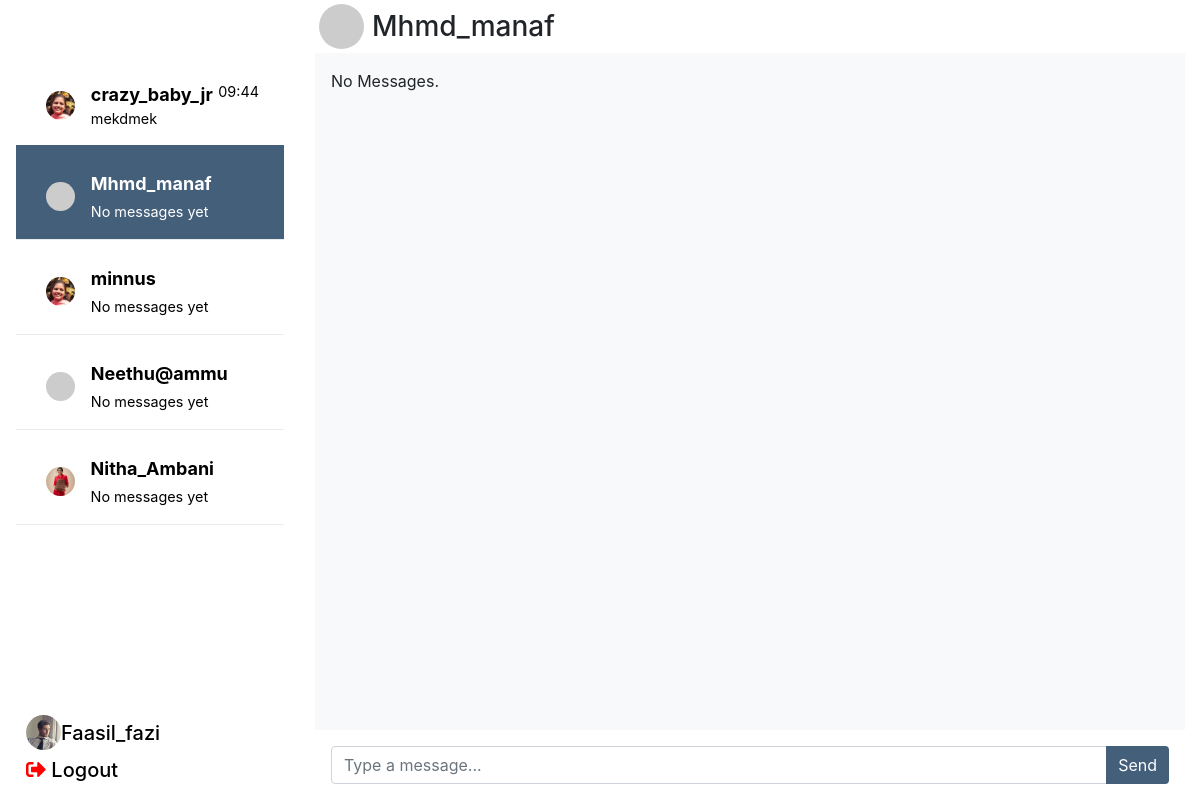
Page /chat/Mhmd_manaf/ (signed in) on the committed database.
### Web_Side/models.py (models this page shows, shortened)
class RegisterDB(models.Model):
    username = models.CharField(max_length=150, unique=True,null=False,blank=False)
    email = models.EmailField(unique=True)
    password = models.CharField(max_length=255)  # Store hashed passwords using make_password
    full_name = models.CharField(max_length=255, blank=True, null=True)
    phone = models.CharField(max_length=15, blank=True, null=True)
    date_joined = models.DateTimeField(auto_now_add=True)
    is_active = models.BooleanField(default=True)
    profile_image = models.ImageField(upload_to='profile_images/', blank=True, null=True)  # Add this
    cover_photo = models.ImageField(upload_to='cover_photos/', blank=True, null=True)
    warning_count = models.IntegerField(default=0)# Add this

class Message(models.Model):
    sender = models.ForeignKey(RegisterDB, related_name="sent_messages", on_delete=models.CASCADE)
    receiver = models.ForeignKey(RegisterDB, related_name="received_messages", on_delete=models.CASCADE)
    content = models.TextField()
    timestamp = models.DateTimeField(auto_now_add=True)
    is_read = models.BooleanField(default=False)
    class Meta:
        ordering = ['-timestamp']  # Latest messages first

### Web_Side/views.py (the view)
# urls.py: path('chat/<str:room_name>/', views.chat_room, name='chat'),
def chat_room(request, room_name):
    if 'Username' not in request.session:
        return redirect('user_login_page')  # Redirect to login if not logged in
    username = request.session.get('Username')
    current_user = RegisterDB.objects.filter(username=username).first()
    friend = RegisterDB.objects.get(username=room_name)
    if not current_user:
        return redirect('user_login_page')
    search_query = request.GET.get('search', '')
    users = RegisterDB.objects.exclude(id=current_user.id).exclude(username__isnull=True).exclude(username="")
    chats = Message.objects.filter(
        (Q(sender=current_user) & Q(receiver__username=room_name)) |
        (Q(receiver=current_user) & Q(sender__username=room_name))
    )
    if search_query:
        chats = chats.filter(Q(content__icontains=search_query))
    chats = chats.order_by('timestamp')
    user_last_messages = []
    for user in users:
        last_message = Message.objects.filter(
            (Q(sender=current_user) & Q(receiver=user)) |
            (Q(receiver=current_user) & Q(sender=user))
        ).order_by('-timestamp').first()
        user_last_messages.append({
            'user': user,
            'last_message': last_message
        })
    def get_timestamp(msg):
        if msg and msg.timestamp:
            return timezone.make_aware(msg.timestamp) if timezone.is_naive(msg.timestamp) else msg.timestamp
        return timezone.make_aware(datetime.min)
    user_last_messages.sort(
        key=lambda x: get_timestamp(x['last_message']),
        reverse=True
    )
    return render(request, 'chat.html', {
        'room_name': room_name,
        'chats': chats,
        'users': users,
        'user_last_messages': user_last_messages,
        'search_query': search_query,
        'current_user': current_user,
        'friend' : friend
    })

### Web_Side/templates/chat.html (shortened to what this page needs)
<!DOCTYPE html>
<html lang="en">
  <head>
    <link rel="stylesheet" href="https://stackpath.bootstrapcdn.com/bootstrap/4.5.2/css/bootstrap.min.css"/>
    <link rel="stylesheet" href="https://cdnjs.cloudflare.com/ajax/libs/font-awesome/5.15.1/css/all.min.css"/>
  </head>
  <body style="height: 100vh; display: flex; flex-direction: column">
    <div class="container-fluid h-100">
      <div class="row h-100">
        <div class="col-3 sidebar p-3 chats">
          <h5 class="mb-3 text-white">Chats</h5>
          <div class="contacts">
            {% for item in user_last_messages %}
            <a
              href="{% url 'chat' item.user.username %}"
              class="list-group-item list-group-item-action {% if item.user.username == room_name %} active {% endif %}"
              data-id="{{ room_name }}"
            >
              <div class="d-flex align-items-center">
             {% if item.user.profile_image %}
      <img src="{{ item.user.profile_image.url }}"
           class="profile-icon rounded-circle mr-3"
           style="width: 1.8rem; height: 1.8rem; object-fit: cover;" />
    {% else %}
      <img src="https://ui-avatars.com/api/?name={{ item.user.username|urlencode }}&size=64&background=random"
           class="profile-icon rounded-circle mr-3"
           style="width: 1.8rem; height: 1.8rem" />
    {% endif %}
                <div class="w-100">
                  <div class="d-flex justify-content-between">
                    <strong class="text-truncate">{{ item.user.username }}</strong>
                    {% if item.last_message %}
                    <small class="text-nowrap timestamp">
                      {{ item.last_message.timestamp|date:"H:i" }}</small>
                    {% endif %}
                  </div>
                  <div>
                    {% if item.last_message %}
                    <small class="d-block text-truncate last-msg" style="max-width: 90%">
                       {{ item.last_message.content|truncatewords:5 }}
                    </small>
                    {% else %}
                    <small>No messages yet</small>
                    {% endif %}
                  </div>
                </div>
              </div>
            </a>
            {% endfor %}
          </div>
          <div class="logout">
            <h5 class="text-white d-flex align-items-center">
    <img src="{{ current_user.profile_image.url }}"
         class="rounded-circle"
         style="width: 35px; height: 35px; object-fit: cover;"
         alt="Profile">
    <span class="ms-2"><a href="{% url 'profile_page' %}">{{ current_user.username }}</a></span>
</h5>
            <h5>
              <i class="fas fa-sign-out-alt" style="color: red"></i>
              <a href="{% url 'logout' %}" class="text-red">Logout</a>
            </h5>
          </div>
        </div>
        <div class="col-9 d-flex flex-column chat" data-id="{{ room_name }}">
          <div class="d-flex align-items-center p-1">
             {% if friend.profile_image %}
      <img src="{{ friend.profile_image.url }}"
           style="border-radius: 50%; height: 45px; width: 45px; object-fit: cover;" />
    {% else %}
      <img src="https://ui-avatars.com/api/?name={{ friend.username|urlencode }}&size=64&background=random"
           style="border-radius: 50%; height: 45px;" />
    {% endif %}
            <h3 class="display-5 mb-0 pl-2">{{ room_name }}</h3>
          </div>
          <div id="chatbox" class="chatbox flex-fill p-3">
            {% for message in chats %}
            <div class="chat-message {% if message.sender.username == current_user.username %} sender {% else %} receiver {% endif %}">
              <span>{{ message.content }}</span>
                <small class="text-muted d-block" style="font-size: 0.75rem;">{{ message.timestamp|date:"H:i" }}</small>
            </div>
            {% empty %}
            <p class="no-messages">No Messages.</p>
            {% endfor %}
          </div>
          <div class="chat-input p-3">
            <div class="input-group">
              <input type="text" id="my_input" class="form-control" placeholder="Type a message..." required />
              <div class="input-group-append">
                <button id="submit_button" class="btn btn-primary" type="button">Send</button>
              </div>
            </div>
          </div>
        </div>
      </div>
    </div>
  </body>
</html>

### Web_Side/templates/chat.html (style rules this page uses)
.profile-icon { color: #12151a; }
#chatbox { background-color: #f8f9fa; overflow-y: auto; height: calc(100vh - 180px); padding: 10px; }
.chat-input button { border-top-left-radius: 0; border-bottom-left-radius: 0; background: #435f7a; color: white; border: none; }
.sidebar { background-color: white; overflow-y: auto; }
.sidebar a { background: white; color: black; }
.sidebar i { color: white; }
.chats .list-group-item { border: none; border-bottom: 1px solid #e9ecef; padding: 25px 25px 15px 30px; font-size: 18px; }
.active { background-color: #435f7a !important; color: white; }
.logout { position: absolute; bottom: 0; width: 100%; padding: 10px; background-color: white; }

### rows in the picture
RegisterDB: user.profile_image (picture), user.username "crazy_baby_jr", last_message.timestamp "09:44", last_message.content "mekdmek"
RegisterDB: user.username "Mhmd_manaf", shows "No messages yet", username "Mhmd_manaf"
RegisterDB: user.profile_image (picture), user.username "minnus", shows "No messages yet"
RegisterDB: user.username "Neethu@ammu", shows "No messages yet"
RegisterDB: user.profile_image (picture), user.username "Nitha_Ambani", shows "No messages yet"
RegisterDB: profile_image (picture), username "Faasil_fazi"
